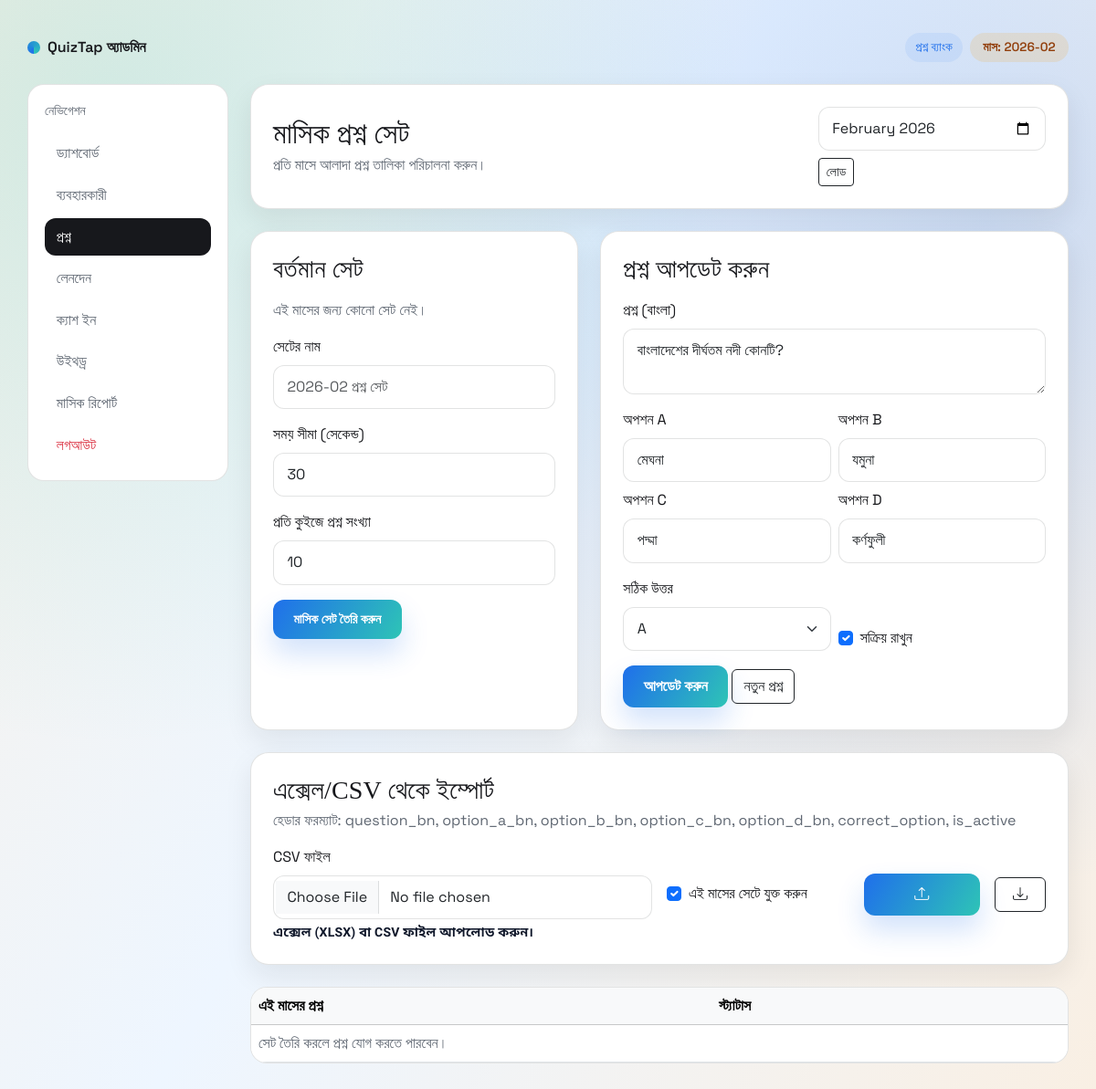
The app's page /admin/questions.php?edit=1 (signed in) with its own data.
### tables this page shows
CREATE TABLE quiz_questions (
  id INT AUTO_INCREMENT PRIMARY KEY,
  question_bn TEXT NOT NULL,
  option_a_bn TEXT NOT NULL,
  option_b_bn TEXT NOT NULL,
  option_c_bn TEXT NOT NULL,
  option_d_bn TEXT NOT NULL,
  correct_option ENUM('A','B','C','D') NOT NULL,
  is_active TINYINT(1) NOT NULL DEFAULT 1,
  created_at DATETIME NOT NULL
);

### config/helpers.php (called while the page is built, shortened)
<?php
function e($value): string
{
  return htmlspecialchars((string)$value, ENT_QUOTES, "UTF-8");
}
function current_month_year(): string
{
  return date("Y-m");
}

### admin/questions.php (the view, shortened to what this page needs)
<?php
$monthYear = trim((string)($_GET["month"] ?? current_month_year()));
function load_question(PDO $pdo, int $id): ?array
{
  $stmt = $pdo->prepare("SELECT * FROM quiz_questions WHERE id = ?");
  $stmt->execute([$id]);
  $row = $stmt->fetch();
  return $row ?: null;
}
$pdo = db();
$stmt = $pdo->prepare("SELECT * FROM quiz_question_sets WHERE month_year = ?");
$stmt->execute([$monthYear]);
$currentSet = $stmt->fetch();
$editId = (int)($_GET["edit"] ?? 0);
$editQuestion = $editId ? load_question($pdo, $editId) : null;
$monthQuestions = [];
require __DIR__ . "/../views/partials/admin-head.php";
require __DIR__ . "/../views/partials/admin-header.php";
?>
<div class="admin-shell">
  <?php require __DIR__ . "/../views/partials/admin-nav.php"; ?>
  <section>
    <div class="soft-card p-4 mb-4 reveal">
      <div class="d-flex flex-wrap justify-content-between align-items-center gap-3">
        <div>
          <h2 class="mb-1">মাসিক প্রশ্ন সেট</h2>
          <p class="text-muted mb-0">প্রতি মাসে আলাদা প্রশ্ন তালিকা পরিচালনা করুন।</p>
        </div>
        <form class="d-flex flex-wrap gap-2" method="get">
          <input type="month" class="form-control" name="month" value="<?php echo e($monthYear); ?>" />
          <button class="btn btn-outline-dark btn-sm" type="submit">লোড</button>
        </form>
      </div>
    </div>
    <div class="row g-4 mb-4">
      <div class="col-lg-5 reveal">
        <div class="soft-card p-4 h-100">
          <h3 class="mb-3">বর্তমান সেট</h3>
          <?php if ($currentSet) { ?>
            <div class="d-flex justify-content-between align-items-center mb-2">
              <span class="text-muted">সেট টাইটেল</span>
              <span class="fw-semibold"><?php echo e($currentSet["title"]); ?></span>
            </div>
            <div class="d-flex justify-content-between align-items-center mb-2">
              <span class="text-muted">প্রশ্ন সংখ্যা</span>
              <span class="fw-semibold"><?php echo e((int)$currentSet["questions_per_quiz"]); ?> টি</span>
            </div>
            <div class="d-flex justify-content-between align-items-center mb-2">
              <span class="text-muted">সময় সীমা</span>
              <span class="fw-semibold"><?php echo e((int)$currentSet["time_limit_seconds"]); ?> সেকেন্ড</span>
            </div>
            <div class="text-muted small">মাস: <?php echo e($monthYear); ?></div>
            <form class="mt-3" method="post">
              <input type="hidden" name="csrf_token" value="<?php echo e(csrf_token()); ?>" />
              <input type="hidden" name="action" value="update_set" />
              <input type="hidden" name="set_id" value="<?php echo e((int)$currentSet["id"]); ?>" />
              <div class="mb-3">
                <label class="form-label" for="title">সেটের নাম</label>
                <input type="text" class="form-control" id="title" name="title" value="<?php echo e($currentSet["title"]); ?>" />
              </div>
              <div class="mb-3">
                <label class="form-label" for="time_limit_seconds">সময় সীমা (সেকেন্ড)</label>
                <input
                  type="number"
                  class="form-control"
                  id="time_limit_seconds"
                  name="time_limit_seconds"
                  min="10"
                  value="<?php echo e((int)$currentSet["time_limit_seconds"]); ?>"
                />
              </div>
              <div class="mb-3">
                <label class="form-label" for="questions_per_quiz">প্রতি কুইজে প্রশ্ন সংখ্যা</label>
                <input
                  type="number"
                  class="form-control"
                  id="questions_per_quiz"
                  name="questions_per_quiz"
                  min="1"
                  value="<?php echo e((int)$currentSet["questions_per_quiz"]); ?>"
                />
              </div>
              <button class="btn btn-primary btn-sm" type="submit">আপডেট করুন</button>
            </form>
          <?php } else { ?>
            <div class="text-muted mb-3">এই মাসের জন্য কোনো সেট নেই।</div>
            <form method="post">
              <div class="mb-3">
                <label class="form-label" for="title">সেটের নাম</label>
                <input type="text" class="form-control" id="title" name="title" placeholder="<?php echo e($monthYear); ?> প্রশ্ন সেট" />
              </div>
              <div class="mb-3">
                <label class="form-label" for="time_limit_seconds">সময় সীমা (সেকেন্ড)</label>
                <input type="number" class="form-control" id="time_limit_seconds" name="time_limit_seconds" min="10" value="30" />
              </div>
              <div class="mb-3">
                <label class="form-label" for="questions_per_quiz">প্রতি কুইজে প্রশ্ন সংখ্যা</label>
                <input type="number" class="form-control" id="questions_per_quiz" name="questions_per_quiz" min="1" value="10" />
              </div>
              <button class="btn btn-primary btn-sm" type="submit">মাসিক সেট তৈরি করুন</button>
            </form>
          <?php } ?>
        </div>
      </div>
      <div class="col-lg-7 reveal delay-1">
        <div class="soft-card p-4 h-100">
          <h3 class="mb-3"><?php echo $editQuestion ? "প্রশ্ন আপডেট করুন" : "নতুন প্রশ্ন যোগ করুন"; ?></h3>
          <form method="post">
            <div class="mb-3">
              <label class="form-label" for="question_bn">প্রশ্ন (বাংলা)</label>
              <textarea class="form-control" id="question_bn" name="question_bn" rows="2"><?php echo e($editQuestion["question_bn"] ?? ""); ?></textarea>
            </div>
            <div class="row g-2">
              <div class="col-md-6">
                <label class="form-label" for="option_a_bn">অপশন A</label>
                <input class="form-control" id="option_a_bn" name="option_a_bn" value="<?php echo e($editQuestion["option_a_bn"] ?? ""); ?>" />
              </div>
              <div class="col-md-6">
                <label class="form-label" for="option_b_bn">অপশন B</label>
                <input class="form-control" id="option_b_bn" name="option_b_bn" value="<?php echo e($editQuestion["option_b_bn"] ?? ""); ?>" />
              </div>
              <div class="col-md-6">
                <label class="form-label" for="option_c_bn">অপশন C</label>
                <input class="form-control" id="option_c_bn" name="option_c_bn" value="<?php echo e($editQuestion["option_c_bn"] ?? ""); ?>" />
              </div>
              <div class="col-md-6">
                <label class="form-label" for="option_d_bn">অপশন D</label>
                <input class="form-control" id="option_d_bn" name="option_d_bn" value="<?php echo e($editQuestion["option_d_bn"] ?? ""); ?>" />
              </div>
            </div>
            <div class="row g-2 mt-2 align-items-end">
              <div class="col-md-6">
                <label class="form-label" for="correct_option">সঠিক উত্তর</label>
                <select class="form-select" id="correct_option" name="correct_option">
                  <?php foreach (["A", "B", "C", "D"] as $opt) { ?>
                    <option value="<?php echo e($opt); ?>" <?php echo ($editQuestion && $editQuestion["correct_option"] === $opt) ? "selected" : ""; ?>>
                      <?php echo e($opt); ?>
                    </option>
                  <?php } ?>
                </select>
              </div>
              <div class="col-md-6">
                <div class="form-check mt-4">
                  <input class="form-check-input" type="checkbox" id="is_active" name="is_active" <?php echo ($editQuestion ? (int)$editQuestion["is_active"] === 1 : true) ? "checked" : ""; ?> />
                  <label class="form-check-label" for="is_active">সক্রিয় রাখুন</label>
                </div>
              </div>
            </div>
            <button class="btn btn-primary mt-3" type="submit">
              <?php echo $editQuestion ? "আপডেট করুন" : "সংরক্ষণ করুন"; ?>
            </button>
            <?php if ($editQuestion) { ?>
              <a class="btn btn-outline-dark mt-3" href="/admin/questions.php?month=<?php echo e($monthYear); ?>">নতুন প্রশ্ন</a>
            <?php } ?>
          </form>
        </div>
      </div>
    </div>
    <div class="soft-card p-4 mb-4 reveal delay-2">
      <div class="d-flex flex-wrap justify-content-between align-items-center gap-3">
        <div>
          <h3 class="mb-1">এক্সেল/CSV থেকে ইম্পোর্ট</h3>
          <p class="text-muted mb-0">
            হেডার ফরম্যাট: question_bn, option_a_bn, option_b_bn, option_c_bn, option_d_bn, correct_option, is_active
          </p>
        </div>
      </div>
      <form class="mt-3" method="post" enctype="multipart/form-data">
        <div class="row g-3 align-items-center">
          <div class="col-lg-6">
            <label class="form-label" for="import_file">CSV ফাইল</label>
            <input
              class="form-control"
              type="file"
              id="import_file"
              name="import_file"
              accept=".csv,.txt,.xlsx"
              required
            />
            <div class="form-text text-muted">
              এক্সেল (XLSX) বা CSV ফাইল আপলোড করুন।
            </div>
          </div>
          <div class="col-lg-3">
            <div class="form-check d-flex align-items-center gap-2 h-100">
              <input class="form-check-input mt-0" type="checkbox" id="import_add_to_set" name="import_add_to_set" checked />
              <label class="form-check-label mb-0" for="import_add_to_set">এই মাসের সেটে যুক্ত করুন</label>
            </div>
          </div>
          <div class="col-lg-2">
            <button class="btn btn-primary w-100" type="submit" title="ইমপোর্ট" aria-label="ইমপোর্ট">
              <i class="bi bi-upload"></i>
            </button>
          </div>
          <div class="col-lg-1">
            <a
              class="btn btn-outline-dark w-100"
              href="/admin/questions.php?month=<?php echo e($monthYear); ?>&action=export_questions"
              title="এক্সপোর্ট"
              aria-label="এক্সপোর্ট"
            >
              <i class="bi bi-download"></i>
            </a>
          </div>
        </div>
      </form>
    </div>
    <div class="row g-4">
      <div class="col-lg-12 reveal">
        <div class="table-card">
          <table class="table align-middle">
            <thead class="table-light">
              <tr>
                <th>এই মাসের প্রশ্ন</th>
                <th>স্ট্যাটাস</th>
                <th></th>
              </tr>
            </thead>
            <tbody>
              <?php if (!$currentSet) { ?>
                <tr>
                  <td colspan="3" class="text-muted">সেট তৈরি করলে প্রশ্ন যোগ করতে পারবেন।</td>
                </tr>
              <?php } elseif (!$monthQuestions) { ?>
                <tr>
                  <td colspan="3" class="text-muted">এই মাসের সেটে এখনো প্রশ্ন নেই।</td>
                </tr>
              <?php } ?>
            </tbody>
          </table>
        </div>
      </div>
    </div>
  </section>
</div>
<?php require __DIR__ . "/../views/partials/admin-foot.php"; ?>

### records on screen
quiz_questions: question_bn "বাংলাদেশের দীর্ঘতম নদী কোনটি?", option_a_bn "মেঘনা", option_b_bn "যমুনা", option_c_bn "পদ্মা", option_d_bn "কর্ণফুলী", is_active "☑"

### other values on screen
$pageTag "প্রশ্ন ব্যাংক"
$pageMeta "মাস: 2026-02"
$navItem[0] "ড্যাশবোর্ড"
$navItem[0] "ব্যবহারকারী"
$navItem[0] "প্রশ্ন"
$navItem[0] "লেনদেন"
$navItem[0] "ক্যাশ ইন"
$navItem[0] "উইথড্র"
$navItem[0] "মাসিক রিপোর্ট"
form field correct_option "A"
